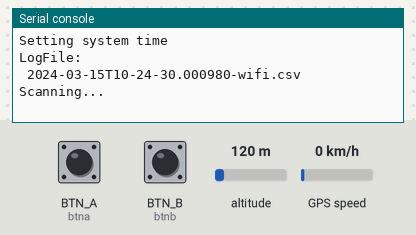
The program below on a simulated CircuitPython board. On the bench: the last lines printed to the serial console. The inputs (shaded band) are chosen by the test bench; at power-on: BTN_A (btna) HIGH, BTN_B (btnb) HIGH, altitude 120 m, GPS speed 0 km/h. The clock reads 2024-03-15 10:24:30 at power-on unless the program sets it; files the program writes start out absent; the GPS gets a fix after 3 s at 37.7749, -122.4194 with 8 satellites; a WiFi scan finds one network, HomeNet.

Above: at 1.2 s.
1.3 s: BTN_A (btna) pulled LOW for 3 s
At 3.6 s:
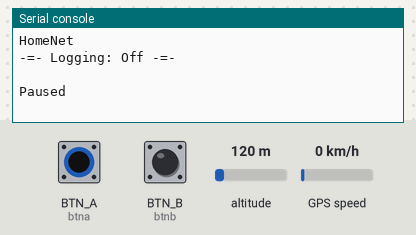
5.8 s: BTN_B (btnb) pulled LOW for 3 s
At 8.6 s:
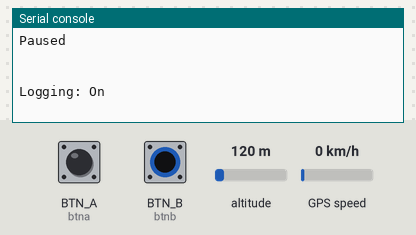
10.3 s: BTN_A (btna) driven LOW and BTN_B (btnb) driven LOW
At 14.4 s:
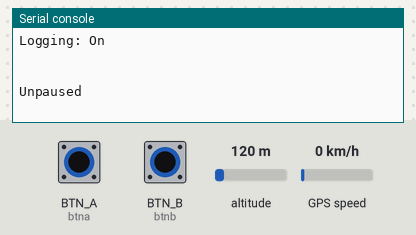
18.0 s: BTN_B (btnb) driven HIGH
At 19.5 s:
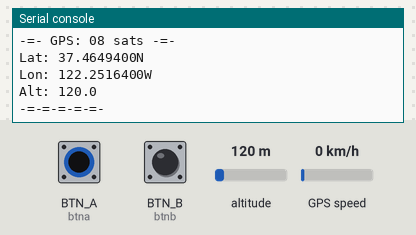

The program:

code.py
```python
import board
import busio
import wifi
import storage
import time
import binascii
from adafruit_datetime import datetime
from digitalio import DigitalInOut, Direction, Pull
import rtc
import socketpool
import adafruit_ntp
pool = socketpool.SocketPool(wifi.radio)
ntp = adafruit_ntp.NTP(pool, tz_offset=0)
print ("Setting system time")
rtc.RTC().datetime = ntp.datetime
logfile = str(datetime.isoformat(datetime.now())).replace(":","-")+"-wifi.csv"
print("LogFile:\n "+logfile)
writeheader = True
# setup
# Button A (M5 button on the front panel)
# Press and hold to pause scanning
btna = DigitalInOut(board.BTN_A)
btna.direction = Direction.INPUT
btna.pull = Pull.UP
# Button B (right side panel by the display)
# Press to enable/disable GPS and logging
btnb = DigitalInOut(board.BTN_B)
btnb.direction = Direction.INPUT
btnb.pull = Pull.UP

uart = busio.UART(board.D26, board.D36, baudrate=9600, timeout=30)
wifi.radio.stop_scanning_networks()

pause = False
logging = False

# defining these here for scope
lat = "00.00"
lon = "00.00"
alt = "00.00"

print("Scanning...")
while True:
    if not btna.value:
        if pause:
            pause = False
            print ("\nUnpaused\n")
        else:
            pause = True
            print("\nPaused\n")
        time.sleep(5)
    if not btnb.value:
        if logging:
            logging = False
            print("\nLogging: Off\n")
        else:
            logging = True
            print("\nLogging: On\n")
        time.sleep(5)
    if pause:
        time.sleep(1)
        continue
    if logging:
        gpsfix = False
        print("-=- Logging: On -=-")
        while not gpsfix:
            data = uart.readline()
            data_string = ''.join([chr(b) for b in data])
            # We're going to manually parse GPGGA sentences.
            if data_string.startswith("GPGGA,",1):
                gps = data_string.split(",")
                # gps[4] should have latitude data if there's a fix
                if len(gps[4]) > 4:
                    # The format for NMEA coordinates is (d)ddmm.mmmm
                    # We'll shift the period over 2 spots with string
                    # slices. esp32 doesn't handle float numbers well.
                    tlat = gps[2]+gps[3]
                    lat = tlat[0:2]+"."+tlat[2:4]+tlat[5:]
                    tlon = gps[4]+gps[5]
                    lon = tlon[0:3]+"."+tlon[3:5]+tlon[6:]
                    alt = gps[9]
                    sats = gps[7]
                    print("-=- GPS: "+sats+" sats -=-")
                    print("Lat: "+lat)
                    print("Lon: "+lon)
                    print("Alt: "+alt)
                    print("-=-=-=-=-=-")
                    gpsfix = True
                else:
                    print("-=- GPS: No Fix -=-")

    for network in wifi.radio.start_scanning_networks():
        chan  = network.channel
        ssid  = network.ssid
        bssid = binascii.hexlify(network.bssid,":").decode()
        if network.authmode == [wifi.AuthMode.WPA, wifi.AuthMode.PSK]:
            auth = "[WPA-PSK-CCMP+TKIP][ESS]"
        elif network.authmode == [wifi.AuthMode.WPA2, wifi.AuthMode.PSK]:
            auth = "[WPA2-PSK-CCMP+TKIP][ESS]"
        elif network.authmode == [wifi.AuthMode.WPA, wifi.AuthMode.WPA2, wifi.AuthMode.PSK]:
            auth = "[WPA-PSK-CCMP+TKIP] [WPA2-PSK-CCMP+TKIP][ESS]"
        elif network.authmode == [wifi.AuthMode.WPA2, wifi.AuthMode.ENTERPRISE]:
            auth = "[WPA2-UNKNOWN-CCMP][ESS]"
        elif network.authmode == [wifi.AuthMode.WPA2, wifi.AuthMode.WPA3, wifi.AuthMode.PSK]:
            auth = "[WPA3-UNKNOWN-CCMP][ESS]"
        elif network.authmode == [wifi.AuthMode.OPEN]:
            auth = "[ESS]"
        else:
            auth = network.authmode
        rssi  = network.rssi
        isodate = datetime.now()
        if logging:
            with open(logfile, "a") as log:
                if writeheader:
                    # This is pretty much the kismetdb-to-wiglecsv header and format.
                    log.write("WigleWifi-1.4,appRelease=M5StickCPlus,model=ESP32,release=2023.07.08.8,device=M5StickCPlus,display=M5StickCPlus,board=M5StickCPlus,brand=M5StickCPlus")
                    log.write("MAC,SSID,AuthMode,FirstSeen,Channel,RSSI,CurrentLatitude,CurrentLongitude,AltitudeMeters,AccuracyMeters,Type")
                    writeheader = False
                logentry = f"{bssid},{ssid},{auth},{isodate},{chan},{rssi},{lat},{lon},{alt},0,WIFI\n"
                print(ssid)
                log.write(logentry)
                log.flush
        else:
            print(ssid)
    wifi.radio.stop_scanning_networks()
    if not logging:
        print("-=- Logging: Off -=-")
        time.sleep(1)
```

Measured:
- after the input at 1.3 s, the serial console: prints a new line after 1.7 s (image 1)
- after the input at 5.8 s, the serial console: prints a new line after 2.2 s (image 2)
- after the input at 10.3 s, the serial console: prints a new line after 3.7 s (image 3)
- after the input at 18.0 s, the serial console: prints a new line after 1.0 s (image 4)
